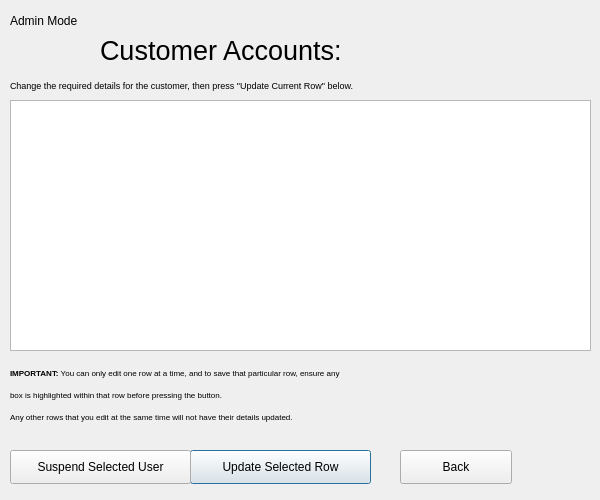
<?xml version="1.0" encoding="UTF-8"?>
<ui version="4.0">
 <class>Dialog</class>
 <widget class="QDialog" name="Dialog">
  <property name="geometry">
   <rect>
    <x>0</x>
    <y>0</y>
    <width>600</width>
    <height>500</height>
   </rect>
  </property>
  <property name="minimumSize">
   <size>
    <width>600</width>
    <height>500</height>
   </size>
  </property>
  <property name="maximumSize">
   <size>
    <width>600</width>
    <height>500</height>
   </size>
  </property>
  <property name="windowTitle">
   <string>Welcome</string>
  </property>
  <property name="windowIcon">
   <iconset>
    <normaloff>PizzaIcon.png</normaloff>PizzaIcon.png</iconset>
  </property>
  <widget class="QLabel" name="label">
   <property name="geometry">
    <rect>
     <x>100</x>
     <y>0</y>
     <width>411</width>
     <height>101</height>
    </rect>
   </property>
   <property name="font">
    <font>
     <pointsize>20</pointsize>
    </font>
   </property>
   <property name="text">
    <string>Customer Accounts:</string>
   </property>
  </widget>
  <widget class="QPushButton" name="selectbutton">
   <property name="geometry">
    <rect>
     <x>190</x>
     <y>450</y>
     <width>181</width>
     <height>34</height>
    </rect>
   </property>
   <property name="text">
    <string>Update Selected Row</string>
   </property>
  </widget>
  <widget class="QPushButton" name="backbutton">
   <property name="geometry">
    <rect>
     <x>400</x>
     <y>450</y>
     <width>112</width>
     <height>34</height>
    </rect>
   </property>
   <property name="text">
    <string>Back</string>
   </property>
  </widget>
  <widget class="QLabel" name="label_3">
   <property name="geometry">
    <rect>
     <x>10</x>
     <y>10</y>
     <width>141</width>
     <height>21</height>
    </rect>
   </property>
   <property name="text">
    <string>Admin Mode</string>
   </property>
  </widget>
  <widget class="QTableView" name="tableView">
   <property name="geometry">
    <rect>
     <x>10</x>
     <y>100</y>
     <width>581</width>
     <height>251</height>
    </rect>
   </property>
  </widget>
  <widget class="QLabel" name="label_2">
   <property name="geometry">
    <rect>
     <x>10</x>
     <y>350</y>
     <width>561</width>
     <height>91</height>
    </rect>
   </property>
   <property name="text">
    <string>&lt;!DOCTYPE HTML PUBLIC &quot;-//W3C//DTD HTML 4.0//EN&quot; &quot;http://www.w3.org/TR/REC-html40/strict.dtd&quot;&gt;
&lt;html&gt;&lt;head&gt;&lt;meta name=&quot;qrichtext&quot; content=&quot;1&quot; /&gt;&lt;style type=&quot;text/css&quot;&gt;
p, li { white-space: pre-wrap; }
&lt;/style&gt;&lt;/head&gt;&lt;body style=&quot; font-family:'MS Shell Dlg 2'; font-size:8pt; font-weight:400; font-style:normal;&quot;&gt;
&lt;p style=&quot; margin-top:12px; margin-bottom:12px; margin-left:0px; margin-right:0px; -qt-block-indent:0; text-indent:0px;&quot;&gt;&lt;span style=&quot; font-size:6pt; font-weight:600;&quot;&gt;IMPORTANT:&lt;/span&gt;&lt;span style=&quot; font-size:6pt;&quot;&gt; You can only edit one row at a time, and to save that particular row, ensure any&lt;/span&gt;&lt;/p&gt;
&lt;p style=&quot; margin-top:12px; margin-bottom:12px; margin-left:0px; margin-right:0px; -qt-block-indent:0; text-indent:0px;&quot;&gt;&lt;span style=&quot; font-size:6pt;&quot;&gt;box is highlighted within that row before pressing the button.&lt;/span&gt;&lt;/p&gt;
&lt;p style=&quot; margin-top:12px; margin-bottom:12px; margin-left:0px; margin-right:0px; -qt-block-indent:0; text-indent:0px;&quot;&gt;&lt;span style=&quot; font-size:6pt;&quot;&gt;Any other rows that you edit at the same time will not have their details updated.&lt;/span&gt;&lt;/p&gt;&lt;/body&gt;&lt;/html&gt;</string>
   </property>
  </widget>
  <widget class="QLabel" name="label_4">
   <property name="geometry">
    <rect>
     <x>10</x>
     <y>70</y>
     <width>561</width>
     <height>31</height>
    </rect>
   </property>
   <property name="text">
    <string>&lt;!DOCTYPE HTML PUBLIC &quot;-//W3C//DTD HTML 4.0//EN&quot; &quot;http://www.w3.org/TR/REC-html40/strict.dtd&quot;&gt;
&lt;html&gt;&lt;head&gt;&lt;meta name=&quot;qrichtext&quot; content=&quot;1&quot; /&gt;&lt;style type=&quot;text/css&quot;&gt;
p, li { white-space: pre-wrap; }
&lt;/style&gt;&lt;/head&gt;&lt;body style=&quot; font-family:'MS Shell Dlg 2'; font-size:8pt; font-weight:400; font-style:normal;&quot;&gt;
&lt;p style=&quot; margin-top:12px; margin-bottom:12px; margin-left:0px; margin-right:0px; -qt-block-indent:0; text-indent:0px;&quot;&gt;&lt;span style=&quot; font-size:7pt;&quot;&gt;Change the required details for the customer, then press &amp;quot;Update Current Row&amp;quot; below.&lt;/span&gt;&lt;/p&gt;&lt;/body&gt;&lt;/html&gt;</string>
   </property>
  </widget>
  <widget class="QPushButton" name="deletebutton">
   <property name="geometry">
    <rect>
     <x>10</x>
     <y>450</y>
     <width>181</width>
     <height>34</height>
    </rect>
   </property>
   <property name="text">
    <string>Suspend Selected User</string>
   </property>
  </widget>
 </widget>
 <resources/>
 <connections/>
</ui>
